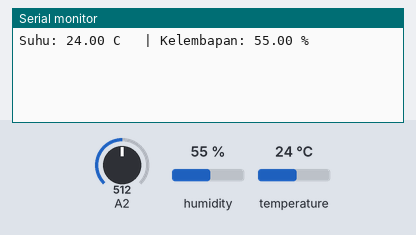
This sketch was run on a simulated Arduino Uno, built with avr-gcc and run on an emulated ATmega328P. Shown: the last lines printed to the serial monitor. The inputs (shaded band) are chosen by the test bench; at power-on: humidity 55 %, temperature 24 °C, A2 = 512.

Above: at 3.2 s.
3.3 s: humidity set to 22 %
At 4.9 s:
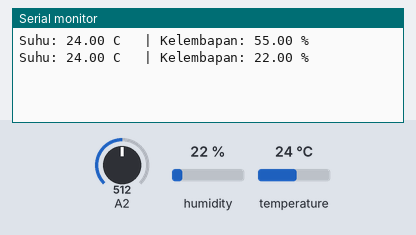
6.0 s: temperature set to 12 °C
At 7.3 s:
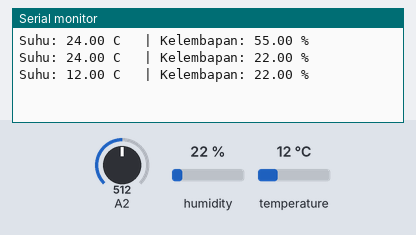
8.7 s: humidity set to 40 %
At 11.0 s:
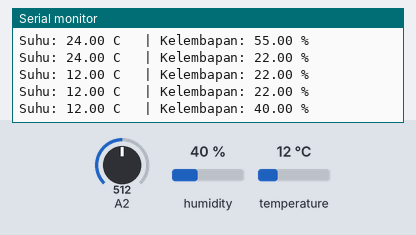
Timing chart, 0 to 12.5 s (numbered marks = the images above; inputs shaded):
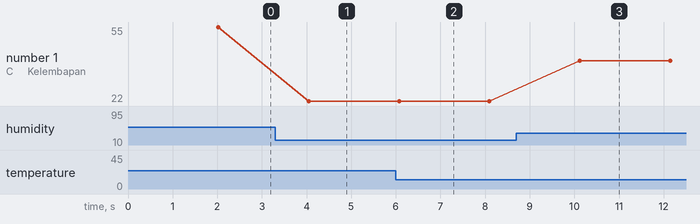

The sketch:

pengirim2.ino
```cpp
#include <DHT.h> // Memanggil library untuk sensor DHT
#include <Wire.h>// Memanggil library untuk komunikasi I2C
#include <LiquidCrystal_I2C.h>// Memanggil library untuk LCD I2C*/
#define DHTPIN 2 // Menentukan pin data DHT22 terhubung ke pin 2
#define DHTTYPE DHT11 // Menentukan tipe sensor yang digunakan (DHT22)
// Membuat objek dht dengan pin dan tipe yang sudah ditentukan
DHT dht(DHTPIN, DHTTYPE);
// Membuat objek lcd dengan alamat I2C 0x27 dan ukuran 16 kolom 2 baris
//LiquidCrystal_I2C lcd(0x27, 16, 2);

void setup() {
// Memulai komunikasi serial dengan baud rate 9600
  Serial.begin(9600);
  dht.begin();// Memulai sensor DHT
  /*lcd.init(); // Memulai LCD
  lcd.backlight();  // Menyalakan lampu latar LCD
  lcd.setCursor(0, 0);      // Menampilkan teks awal di LCD
  lcd.print("Monitoring");
  lcd.setCursor(0, 1);
  lcd.print("Sensor Dimulai");*/
  delay(2000);// Delay 2 detik sebelum masuk loop
 // lcd.clear();// Membersihkan tampilan LCD
  }

void loop() {
  int DHT11 = analogRead(2);
  // Membaca nilai kelembapan
  float humidity = dht.readHumidity();
  // Membaca nilai suhu dalam Celcius
  float temperature = dht.readTemperature();
  // Mengecek apakah pembacaan gagal
  if (isnan(humidity) || isnan(temperature)) {
    Serial.println("Gagal membaca DHT!");
   /*lcd.setCursor(0, 0);
    lcd.print("Sensor Error");*/
    delay(2000);
    return; // Kembali ke awal loop
  }
  // Menampilkan data ke Serial Monitor
  Serial.print("Suhu: ");
  Serial.print(temperature);
  Serial.print(" C  ");
  Serial.print(" | ");

  Serial.print("Kelembapan: ");
  Serial.print(humidity);
  Serial.println(" %");

  // Menampilkan suhu di baris pertama LCD
  /*lcd.setCursor(0, 0);
  lcd.print("Suhu: ");
  lcd.print(temperature);
  lcd.print(" C ");

  // Menampilkan kelembapan di baris kedua LCD
  lcd.setCursor(0, 1);
  lcd.print("Humi: ");
  lcd.print(humidity);
  lcd.print(" % ");*/
// Delay 2 detik sebelum pembacaan ulang
  delay(2000);}
```

Measured:
- after the input at 3.3 s, the serial monitor: prints a new line after 0.75 s (image 1)
- after the input at 6.0 s, the serial monitor: prints a new line after 0.07 s (image 2)
- after the input at 8.7 s, the serial monitor: prints a new line after 1.4 s (image 3)
- plotted number 1: 55 → 22 after the input at 3.3 s, 22 → 40 after the input at 8.7 s
